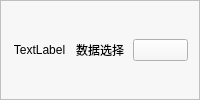
            <widget class="QFrame" name="frame_15">
             <property name="styleSheet">
              <string notr="true">background-color: rgb(247, 247, 247);</string>
             </property>
             <property name="frameShape">
              <enum>QFrame::StyledPanel</enum>
             </property>
             <property name="frameShadow">
              <enum>QFrame::Raised</enum>
             </property>
             <layout class="QHBoxLayout" name="horizontalLayout_10">
              <item>
               <widget class="QLabel" name="label_12">
                <property name="text">
                 <string>TextLabel</string>
                </property>
                <property name="alignment">
                 <set>Qt::AlignCenter</set>
                </property>
               </widget>
              </item>
              <item>
               <widget class="QLabel" name="label_13">
                <property name="text">
                 <string>数据选择</string>
                </property>
                <property name="alignment">
                 <set>Qt::AlignCenter</set>
                </property>
               </widget>
              </item>
              <item>
               <widget class="QPushButton" name="pushButton_24">
                <property name="text">
                 <string/>
                </property>
                <property name="checkable">
                 <bool>true</bool>
                </property>
               </widget>
              </item>
             </layout>
            </widget>
